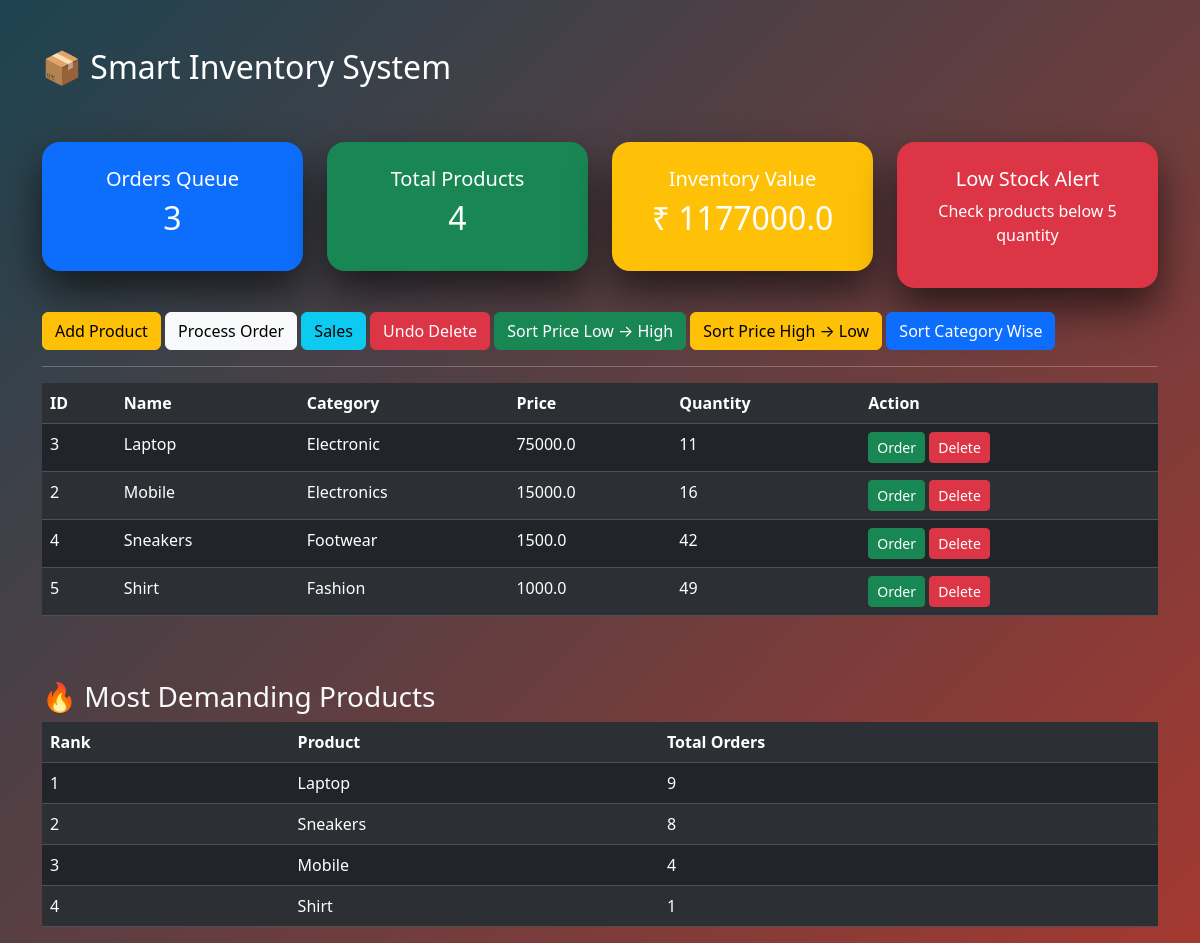
The app's page /?sort=high with its own data.
### tables this page shows
CREATE TABLE products(
        id INTEGER PRIMARY KEY AUTOINCREMENT,
        name TEXT UNIQUE,
        category TEXT,
        price REAL,
        quantity INTEGER
    );

CREATE TABLE sales(
        id INTEGER PRIMARY KEY AUTOINCREMENT,
        product_name TEXT,
        quantity INTEGER,
        price REAL
    );

### app.py (the view)
@app.route("/")
def dashboard():
    sort = request.args.get("sort")
    conn = connect_db()
    if sort == "low":
        products = conn.execute(
            "SELECT * FROM products ORDER BY price ASC"
        ).fetchall()
    elif sort == "high":
        products = conn.execute(
            "SELECT * FROM products ORDER BY price DESC"
        ).fetchall()
    elif sort == "category":
        products = conn.execute(
            "SELECT * FROM products ORDER BY category ASC"
        ).fetchall()
    else:
        products = conn.execute(
            "SELECT * FROM products"
        ).fetchall()
    inventory_value = sum(p["price"] * p["quantity"] for p in products)
    demand = conn.execute("""
        SELECT product_name, COUNT(*) as total
        FROM sales
        GROUP BY product_name
        ORDER BY total DESC
    """).fetchall()
    conn.close()
    return render_template(
        "dashboard.html",
        products=products,
        inventory_value=inventory_value,
        orders=len(order_queue),
        demand=demand
    )

### app.py (called while the page is built)
def connect_db():
    conn = sqlite3.connect("inventory.db", timeout=10)
    conn.row_factory = sqlite3.Row
    return conn

### templates/dashboard.html (shortened to what this page needs)
<!DOCTYPE html>
<html>
<head>
<link href="https://cdn.jsdelivr.net/npm/bootstrap@5.3.2/dist/css/bootstrap.min.css" rel="stylesheet">
</head>
<body>
<div class="container mt-5">
<h2>📦 Smart Inventory System</h2>
<br>
<div class="row mt-4">
<div class="col-md-3">
<div class="card3d bg-primary text-center">
<h5>Orders Queue</h5>
<h2>{{orders}}</h2>
</div>
</div>
<div class="col-md-3">
<div class="card3d bg-success text-center">
<h5>Total Products</h5>
<h2>{{products|length}}</h2>
</div>
</div>
<div class="col-md-3">
<div class="card3d bg-warning text-center">
<h5>Inventory Value</h5>
<h2>₹ {{inventory_value}}</h2>
</div>
</div>
<div class="col-md-3">
<div class="card3d bg-danger text-center">
<h5>Low Stock Alert</h5>
<p>Check products below 5 quantity</p>
</div>
</div>
</div>
<br>
<a href="/add" class="btn btn-warning">Add Product</a>
<a href="/process" class="btn btn-light">Process Order</a>
<a href="/sales" class="btn btn-info">Sales</a>
<a href="/undo" class="btn btn-danger">Undo Delete</a>
<a href="/?sort=low" class="btn btn-success">Sort Price Low → High</a>
<a href="/?sort=high" class="btn btn-warning">Sort Price High → Low</a>
<a href="/?sort=category" class="btn btn-primary">
Sort Category Wise
</a>
<hr>
<table class="table table-dark table-striped">
<tr>
<th>ID</th>
<th>Name</th>
<th>Category</th>
<th>Price</th>
<th>Quantity</th>
<th>Action</th>
</tr>
{% for p in products %}
<tr>
<td>{{p.id}}</td>
<td>{{p.name}}</td>
<td>{{p.category}}</td>
<td>{{p.price}}</td>
<td>
{% if p.quantity <= 5 %}
<span class="text-danger">{{p.quantity}} (Restock)</span>
{% else %}
{{p.quantity}}
{% endif %}
</td>
<td>
<a href="/order/{{p.id}}" class="btn btn-success btn-sm">Order</a>
<a href="/delete/{{p.id}}" class="btn btn-danger btn-sm">Delete</a>
</td>
</tr>
{% endfor %}
</table>
<br><br>
<h3 class="text-light">🔥 Most Demanding Products</h3>
<table class="table table-dark table-striped">
<tr>
<th>Rank</th>
<th>Product</th>
<th>Total Orders</th>
</tr>
{% for d in demand %}
<tr>
<td>{{loop.index}}</td>
<td>{{d.product_name}}</td>
<td>{{d.total}}</td>
</tr>
{% endfor %}
</table>
</div>
</body>
</html>

### templates/dashboard.html (style rules this page uses)
body { background:linear-gradient(135deg,#1d4350,#a43931); color:white; }
.card3d { padding:25px; border-radius:18px; box-shadow:0 20px 40px rgba(0,0,0,0.6); transition:0.3s; }

### records on screen
products: id "3", name "Laptop", category "Electronic", price "75000.0", quantity "11"
products: id "2", name "Mobile", category "Electronics", price "15000.0", quantity "16"
products: id "4", name "Sneakers", category "Footwear", price "1500.0", quantity "42"
products: id "5", name "Shirt", category "Fashion", price "1000.0", quantity "49"
sales: product_name "Laptop", total "9"
sales: product_name "Sneakers", total "8"
sales: product_name "Shirt", total "1"

### other values on screen
{{ orders }} "3"
{{ products|length }} "4"
{{ inventory_value }} "1177000.0"
{{ d.product_name }} "Mobile"
{{ d.total }} "4"
